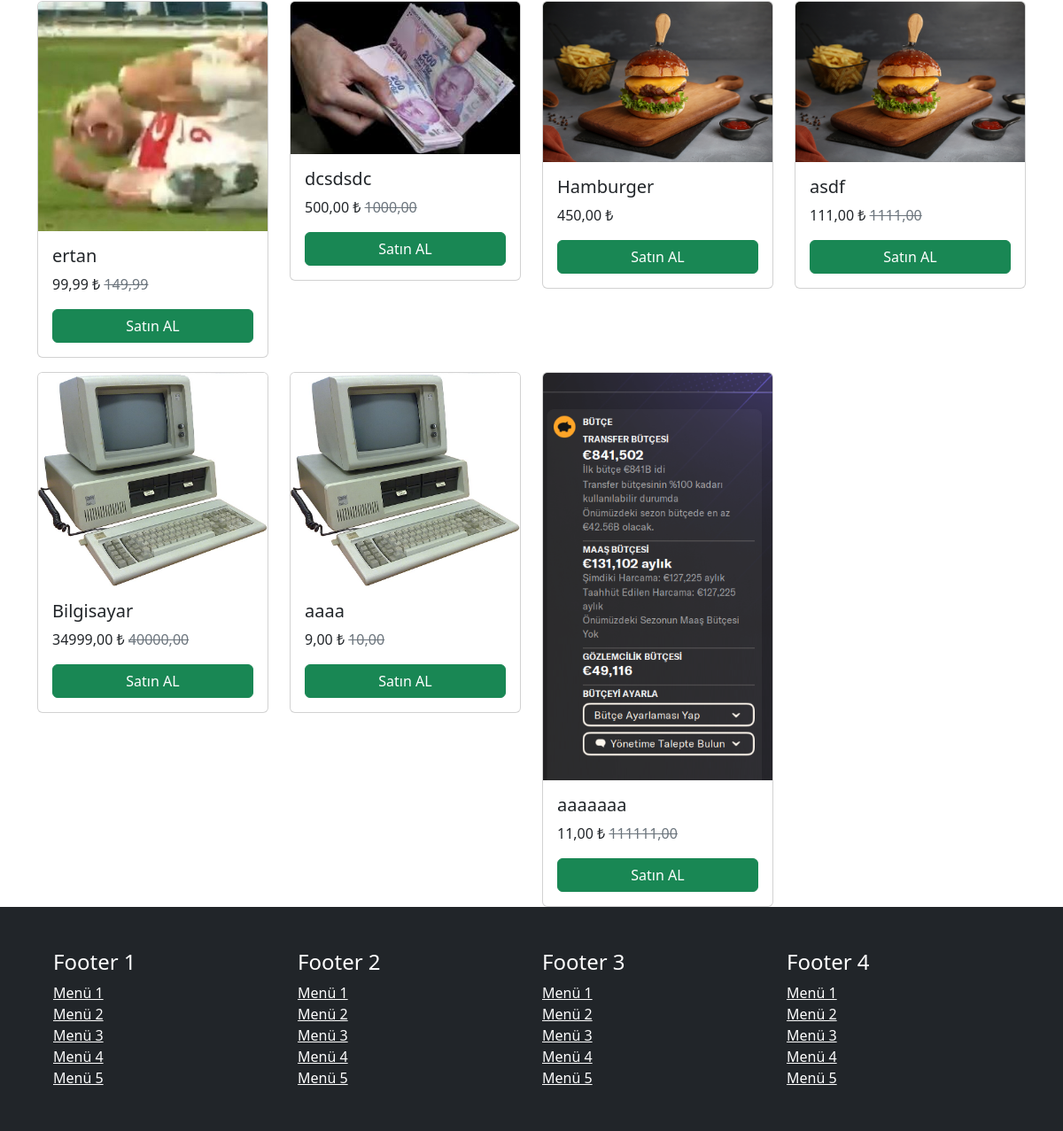
Before: / (lower part) with the older database file.
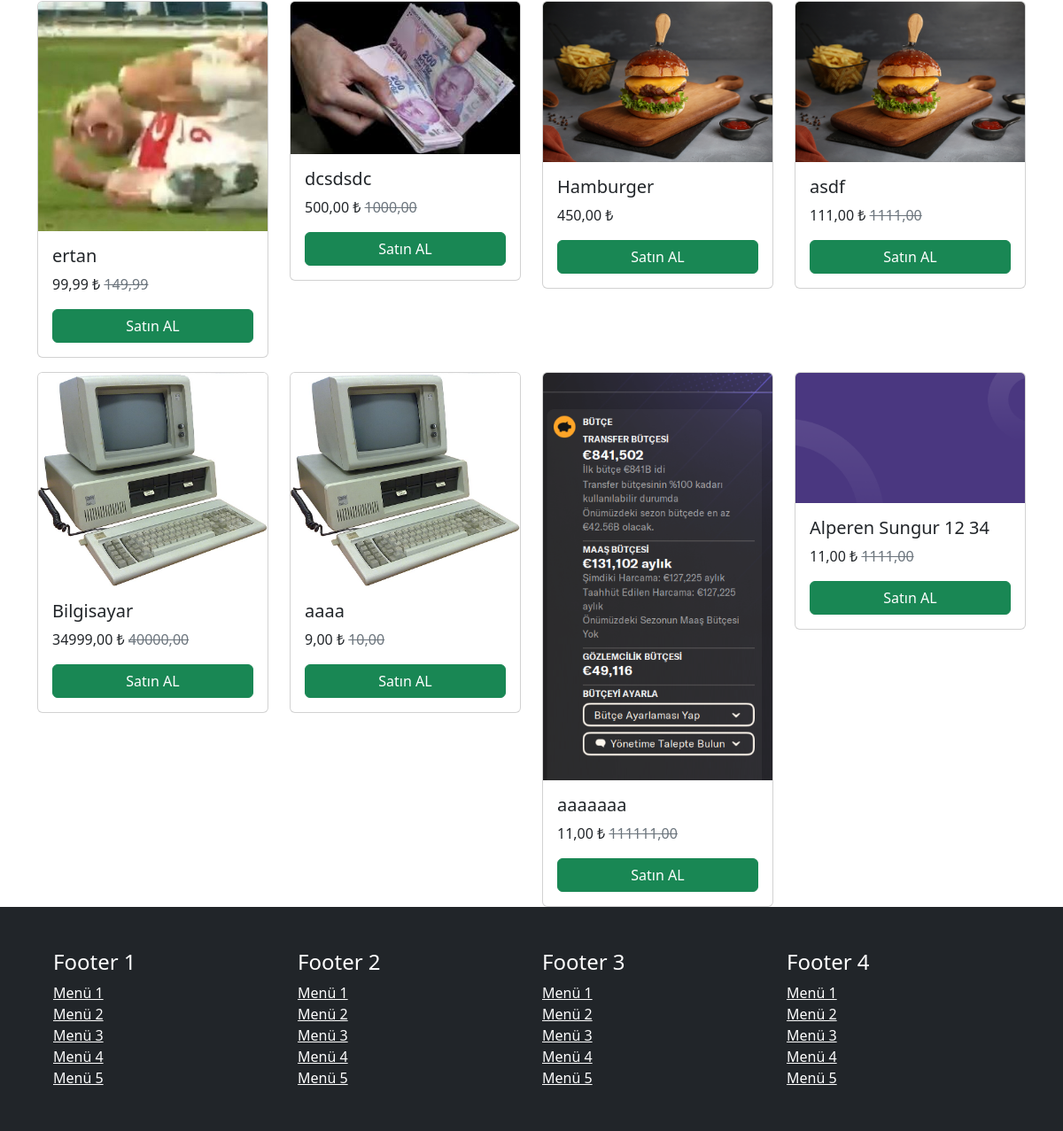
After: the same page with the newer database file.
### urunler/models.py (models this page shows, shortened)
class Urunler(models.Model):
    isim = models.CharField(max_length=155)
    kullanici = models.ForeignKey(User, on_delete=models.CASCADE)
    fiyat = models.DecimalField(max_digits=10, decimal_places=2)
    indirimlifiyat = models.DecimalField(max_digits=10, decimal_places=2, blank=True, null=True)
    kisa_aciklama = models.TextField(blank=True, null=True)
    aciklama = models.TextField(blank=True, null=True)
    seo_title = models.CharField(max_length=155, blank=True, null=True)
    seo_description = models.TextField(blank=True, null=True)
    aktifmi = models.BooleanField(default=True)
    slug = models.SlugField(max_length=155, unique=True, null=True, blank=True)
    resim = models.ImageField(upload_to='urunresimleri/', blank=True, null=True)
    tarih = models.DateTimeField(auto_now_add=True)
    marka = models.ForeignKey(Markalar, on_delete=models.CASCADE)
    kategori = models.ForeignKey(Kategoriler, on_delete=models.CASCADE)
    etiketler = models.ManyToManyField(Etiketler, blank=True)
    anasayfa = models.BooleanField(default=True)
    class Meta:
        verbose_name_plural = "Ürünler"
        verbose_name = "Ürün"

### urunler/views.py (the view)
# urls.py: path("", anasayfa, name='anasayfa'),
def anasayfa(request):
    urunler = Urunler.objects.filter(anasayfa=True)
    return render(request, "index.html", {"urunler": urunler})

### urunler/templates/index.html (shortened to what this page needs)
{% extends "base.html" %}
{% block icerik %}
<div class="container pt-5">
    <div class="row">
        {% for urun in urunler %}
        <div class="col-md-3 mt-3">
            <div class="card">
                <img src="{{urun.resim.url}}" class="card-img-top" alt="...">
                <div class="card-body">
                    <h5 class="card-title">{{urun.isim}}</h5>
                    <p class="card-text fs-6">
                        {% if urun.indirimlifiyat %}
                        {{urun.indirimlifiyat}} ₺
                        <del class="text-secondary">{{urun.fiyat}}</del>
                        {% else %}
                        {{urun.fiyat}} ₺
                        {% endif %}
                    </p>
                    <a href="/{{urun.slug}}" class="btn btn-success" style="width:100%">Satın AL</a>
                </div>
            </div>
        </div>
        {% endfor %}
    </div>
</div>
{% endblock %}

### urunler/templates/base.html (shortened to what this page needs)
<!doctype html>
<html lang="tr">
<head>
    <link rel="stylesheet" href="https://cdnjs.cloudflare.com/ajax/libs/bootstrap/5.3.2/css/bootstrap.min.css" />
</head>
<body>
{% block icerik %}{% endblock %}
<footer>
    <div class="container-fluid bg-dark text-white">
        <div class="row p-5">
            <div class="col-md-3 col-6 ">
                <h4>Footer 1</h4>
                <div>
                    <a href="#" class="text-white">Menü 1</a>
                </div>
                <div>
                    <a href="#" class="text-white">Menü 2</a>
                </div>
                <div>
                    <a href="#" class="text-white">Menü 3</a>
                </div>
                <div>
                    <a href="#" class="text-white">Menü 4</a>
                </div>
                <div>
                    <a href="#" class="text-white">Menü 5</a>
                </div>
            </div>
            <div class="col-md-3 col-6">
                <h4>Footer 2</h4>
                <div>
                    <a href="#" class="text-white">Menü 1</a>
                </div>
                <div>
                    <a href="#" class="text-white">Menü 2</a>
                </div>
                <div>
                    <a href="#" class="text-white">Menü 3</a>
                </div>
                <div>
                    <a href="#" class="text-white">Menü 4</a>
                </div>
                <div>
                    <a href="#" class="text-white">Menü 5</a>
                </div>
            </div>
            <div class="col-md-3 col-6">
                <h4>Footer 3</h4>
                <div>
                    <a href="#" class="text-white">Menü 1</a>
                </div>
                <div>
                    <a href="#" class="text-white">Menü 2</a>
                </div>
                <div>
                    <a href="#" class="text-white">Menü 3</a>
                </div>
                <div>
                    <a href="#" class="text-white">Menü 4</a>
                </div>
                <div>
                    <a href="#" class="text-white">Menü 5</a>
                </div>
            </div>
            <div class="col-md-3 col-6">
                <h4>Footer 4</h4>
                <div>
                    <a href="#" class="text-white">Menü 1</a>
                </div>
                <div>
                    <a href="#" class="text-white">Menü 2</a>
                </div>
                <div>
                    <a href="#" class="text-white">Menü 3</a>
                </div>
                <div>
                    <a href="#" class="text-white">Menü 4</a>
                </div>
                <div>
                    <a href="#" class="text-white">Menü 5</a>
                </div>
            </div>
        </div>
    </div>
</footer>
</body>
</html>

Changed rows visible on the page:
added Urunler: resim (picture), isim "Alperen Sungur 12 34", indirimlifiyat "11,00", fiyat "1111,00"
